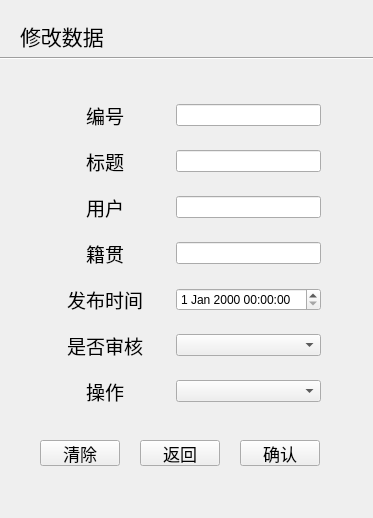
<?xml version="1.0" encoding="UTF-8"?>
<ui version="4.0">
 <class>Form</class>
 <widget class="QWidget" name="Form">
  <property name="geometry">
   <rect>
    <x>0</x>
    <y>0</y>
    <width>373</width>
    <height>518</height>
   </rect>
  </property>
  <property name="windowTitle">
   <string>Form</string>
  </property>
  <widget class="QWidget" name="layoutWidget">
   <property name="geometry">
    <rect>
     <x>40</x>
     <y>90</y>
     <width>281</width>
     <height>331</height>
    </rect>
   </property>
   <layout class="QGridLayout" name="gridLayout">
    <item row="1" column="0" colspan="2">
     <widget class="QLabel" name="label_3">
      <property name="font">
       <font>
        <pointsize>14</pointsize>
       </font>
      </property>
      <property name="text">
       <string>&lt;html&gt;&lt;head/&gt;&lt;body&gt;&lt;p align=&quot;center&quot;&gt;标题&lt;/p&gt;&lt;/body&gt;&lt;/html&gt;</string>
      </property>
     </widget>
    </item>
    <item row="1" column="2" colspan="2">
     <widget class="QLineEdit" name="cor_title"/>
    </item>
    <item row="0" column="2" colspan="2">
     <widget class="QLineEdit" name="cor_num"/>
    </item>
    <item row="0" column="0" colspan="2">
     <widget class="QLabel" name="label_2">
      <property name="font">
       <font>
        <pointsize>14</pointsize>
       </font>
      </property>
      <property name="text">
       <string>&lt;html&gt;&lt;head/&gt;&lt;body&gt;&lt;p align=&quot;center&quot;&gt;编号&lt;/p&gt;&lt;/body&gt;&lt;/html&gt;</string>
      </property>
     </widget>
    </item>
    <item row="2" column="0" colspan="2">
     <widget class="QLabel" name="label_4">
      <property name="font">
       <font>
        <pointsize>14</pointsize>
       </font>
      </property>
      <property name="text">
       <string>&lt;html&gt;&lt;head/&gt;&lt;body&gt;&lt;p align=&quot;center&quot;&gt;用户&lt;/p&gt;&lt;/body&gt;&lt;/html&gt;</string>
      </property>
     </widget>
    </item>
    <item row="2" column="2" colspan="2">
     <widget class="QLineEdit" name="cor_user"/>
    </item>
    <item row="3" column="0" colspan="2">
     <widget class="QLabel" name="label_5">
      <property name="font">
       <font>
        <pointsize>14</pointsize>
       </font>
      </property>
      <property name="text">
       <string>&lt;html&gt;&lt;head/&gt;&lt;body&gt;&lt;p align=&quot;center&quot;&gt;籍贯&lt;/p&gt;&lt;/body&gt;&lt;/html&gt;</string>
      </property>
     </widget>
    </item>
    <item row="3" column="2" colspan="2">
     <widget class="QLineEdit" name="cor_address"/>
    </item>
    <item row="4" column="0" colspan="2">
     <widget class="QLabel" name="label_6">
      <property name="font">
       <font>
        <pointsize>14</pointsize>
       </font>
      </property>
      <property name="text">
       <string>&lt;html&gt;&lt;head/&gt;&lt;body&gt;&lt;p align=&quot;center&quot;&gt;发布时间&lt;/p&gt;&lt;/body&gt;&lt;/html&gt;</string>
      </property>
     </widget>
    </item>
    <item row="5" column="0" colspan="2">
     <widget class="QLabel" name="label_7">
      <property name="font">
       <font>
        <pointsize>14</pointsize>
       </font>
      </property>
      <property name="text">
       <string>&lt;html&gt;&lt;head/&gt;&lt;body&gt;&lt;p align=&quot;center&quot;&gt;是否审核&lt;/p&gt;&lt;/body&gt;&lt;/html&gt;</string>
      </property>
     </widget>
    </item>
    <item row="6" column="0" colspan="2">
     <widget class="QLabel" name="label_8">
      <property name="font">
       <font>
        <pointsize>14</pointsize>
       </font>
      </property>
      <property name="text">
       <string>&lt;html&gt;&lt;head/&gt;&lt;body&gt;&lt;p align=&quot;center&quot;&gt;操作&lt;/p&gt;&lt;/body&gt;&lt;/html&gt;</string>
      </property>
     </widget>
    </item>
    <item row="5" column="2" colspan="2">
     <widget class="QComboBox" name="cor_process"/>
    </item>
    <item row="6" column="2" colspan="2">
     <widget class="QComboBox" name="cor_operation"/>
    </item>
    <item row="4" column="2" colspan="2">
     <widget class="QDateTimeEdit" name="dateTimeEdit"/>
    </item>
   </layout>
  </widget>
  <widget class="QPushButton" name="corBn">
   <property name="geometry">
    <rect>
     <x>240</x>
     <y>440</y>
     <width>80</width>
     <height>26</height>
    </rect>
   </property>
   <property name="font">
    <font>
     <pointsize>13</pointsize>
    </font>
   </property>
   <property name="text">
    <string>确认</string>
   </property>
  </widget>
  <widget class="QLabel" name="label">
   <property name="geometry">
    <rect>
     <x>20</x>
     <y>20</y>
     <width>91</width>
     <height>31</height>
    </rect>
   </property>
   <property name="text">
    <string>&lt;html&gt;&lt;head/&gt;&lt;body&gt;&lt;p&gt;&lt;span style=&quot; font-size:16pt;&quot;&gt;修改数据&lt;/span&gt;&lt;/p&gt;&lt;/body&gt;&lt;/html&gt;</string>
   </property>
  </widget>
  <widget class="Line" name="line">
   <property name="geometry">
    <rect>
     <x>0</x>
     <y>50</y>
     <width>381</width>
     <height>16</height>
    </rect>
   </property>
   <property name="orientation">
    <enum>Qt::Horizontal</enum>
   </property>
  </widget>
  <widget class="QPushButton" name="corbackBn">
   <property name="geometry">
    <rect>
     <x>140</x>
     <y>440</y>
     <width>80</width>
     <height>26</height>
    </rect>
   </property>
   <property name="font">
    <font>
     <pointsize>13</pointsize>
    </font>
   </property>
   <property name="text">
    <string>返回</string>
   </property>
  </widget>
  <widget class="QPushButton" name="corclearBn">
   <property name="geometry">
    <rect>
     <x>40</x>
     <y>440</y>
     <width>80</width>
     <height>26</height>
    </rect>
   </property>
   <property name="font">
    <font>
     <pointsize>13</pointsize>
    </font>
   </property>
   <property name="text">
    <string>清除</string>
   </property>
  </widget>
 </widget>
 <resources/>
 <connections>
  <connection>
   <sender>corclearBn</sender>
   <signal>clicked()</signal>
   <receiver>cor_address</receiver>
   <slot>clear()</slot>
   <hints>
    <hint type="sourcelabel">
     <x>56</x>
     <y>458</y>
    </hint>
    <hint type="destinationlabel">
     <x>210</x>
     <y>254</y>
    </hint>
   </hints>
  </connection>
  <connection>
   <sender>corclearBn</sender>
   <signal>clicked()</signal>
   <receiver>cor_user</receiver>
   <slot>clear()</slot>
   <hints>
    <hint type="sourcelabel">
     <x>79</x>
     <y>440</y>
    </hint>
    <hint type="destinationlabel">
     <x>203</x>
     <y>212</y>
    </hint>
   </hints>
  </connection>
  <connection>
   <sender>corclearBn</sender>
   <signal>clicked()</signal>
   <receiver>cor_title</receiver>
   <slot>clear()</slot>
   <hints>
    <hint type="sourcelabel">
     <x>63</x>
     <y>446</y>
    </hint>
    <hint type="destinationlabel">
     <x>185</x>
     <y>166</y>
    </hint>
   </hints>
  </connection>
  <connection>
   <sender>corclearBn</sender>
   <signal>clicked()</signal>
   <receiver>cor_num</receiver>
   <slot>clear()</slot>
   <hints>
    <hint type="sourcelabel">
     <x>84</x>
     <y>450</y>
    </hint>
    <hint type="destinationlabel">
     <x>209</x>
     <y>123</y>
    </hint>
   </hints>
  </connection>
 </connections>
</ui>
